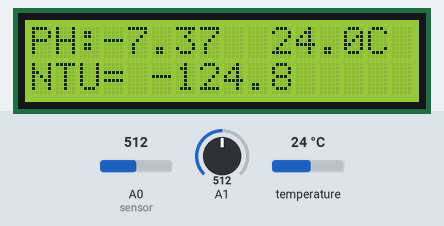
A sketch run on a simulated Arduino Uno, built with avr-gcc and run on an emulated ATmega328P. Shown: 16×2 character LCD. The test bench sets the inputs (shaded band); at power-on: temperature 24 °C, A0 (sensor) = 512, A1 = 512. What the sketch prints to the serial monitor is not drawn.

Above: at 1.2 s.
1.3 s: temperature set to 12 °C
At 3.0 s:
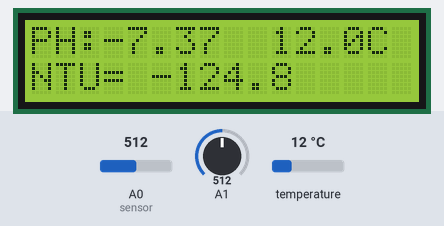
4.2 s: A0 (sensor) set to 716
At 7.5 s:
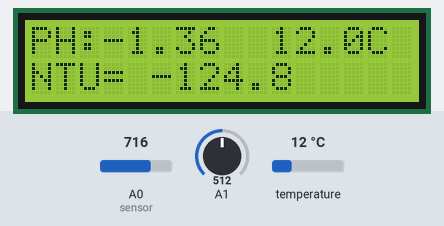
7.8 s: A1 set to 28
At 10.8 s:
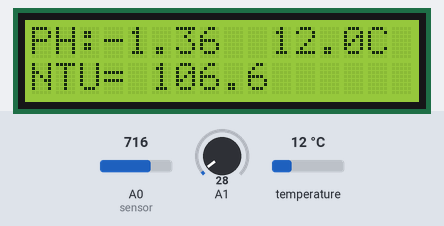
11.5 s: A1 set to 23
At 13.9 s:
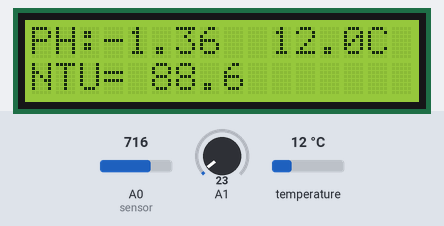
15.1 s: A0 (sensor) set to 431
At 18.2 s:
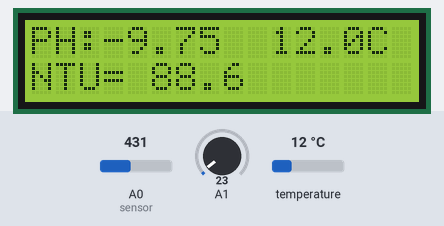
20.9 s: A0 (sensor) set to 411
At 23.3 s:
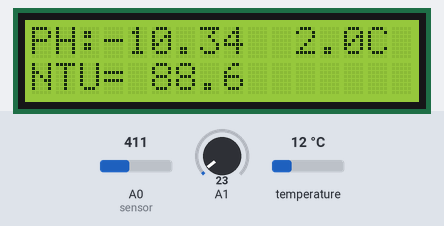
Timing chart, 0 to 24.8 s (numbered marks = the images above; inputs shaded):
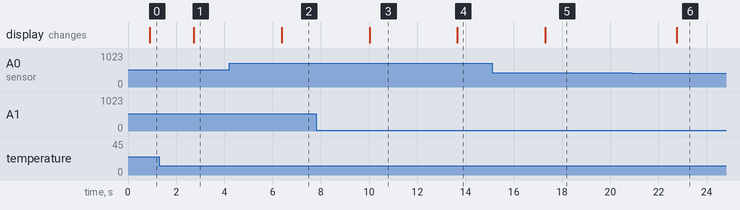

The sketch:

Arduino.ino
```cpp
#include <Wire.h>
#include <OneWire.h>
#include <DallasTemperature.h>
#include <LiquidCrystal_I2C.h>
#include <SoftwareSerial.h>
SoftwareSerial uno(7,8);
#define ONE_WIRE_BUS 2 // inisialisasi suhu di pin 2 digital
OneWire oneWire(ONE_WIRE_BUS);
DallasTemperature sensors(&oneWire);
LiquidCrystal_I2C lcd(0x27,16,2);

float TempC; // inisialisasi data sensor suhu
float pHValue;
//deklarasi pin analog
float ntu;
int adc;
int adcPH;
int TempCx;
int pHValuex;
int ntux;
float ntufix;
// deklarasi komunikasi(uart) serial 2 arah
String kirim;

float data;
float data1;
float data2;
float kosong=0;

void setup(){
  Wire.begin();  // inisialisasi komunikasi
  sensors.begin();
  Serial.begin(9600);
  uno.begin(9600); //// inisialisasi komunikasi
  lcd.init();
  lcd.backlight();
  lcd.clear();


  }


void loop(){
  Ntu();
  ph();
  suhu();
  tampilan();
  data = TempC ; // tipe data yg dioutputkan float
  data1= ntufix ;
  data2= pHValue ;

}
void Ntu(){
  adc = analogRead(A1);
  ntu = (adc - 912.5)/0.279; // -0.27
  ntux = ntu*100.0;
  ntufix = ntux/100.0;
}
void ph(){
  adcPH = analogRead(A0); //menggunakan pin A0 untuk membaca output sensor pH
  pHValue = (adcPH-762.19)/ 33.961;//-33.9

  pHValuex = pHValue * 100.0;
}
void suhu(){
   sensors.requestTemperatures();
   TempC = sensors.getTempCByIndex(0); // Celcius
   TempCx =  TempC * 100.0;
}
void tampilan(){
    lcd.setCursor(0,1);
    lcd.print("NTU= ");
    lcd.print(ntufix,1);
    lcd.print("  ");

    lcd.setCursor(8,0);
    lcd.print("T:");
    lcd.print(TempC,1);
    lcd.print("C");
    lcd.setCursor(0,0);
    lcd.print("PH:");
    lcd.print(pHValue,2);
    lcd.print("  ");

    Serial.print("*");
    Serial.print(ntux);
    Serial.print(",");
    Serial.print(pHValuex);
    Serial.print(",");
    Serial.print(TempCx);
    Serial.println("#");
    kirimmcu();
    delay(1000);
  }
void kirimmcu(){
  kirim= String(kosong) + "#" + String(data) + "#" + String(data1) + "#" + String(data2);
uno.println(kirim);
  }
```

Measured:
- after the input at 1.3 s, the display: changes after 1.4 s (image 1)
- after the input at 4.2 s, the display: changes after 2.2 s (image 2)
- after the input at 7.8 s, the display: changes after 2.2 s (image 3)
- after the input at 11.5 s, the display: changes after 2.2 s (image 4)
- after the input at 15.1 s, the display: changes after 2.2 s (image 5)
- after the input at 20.9 s, the display: changes after 1.9 s (image 6)
